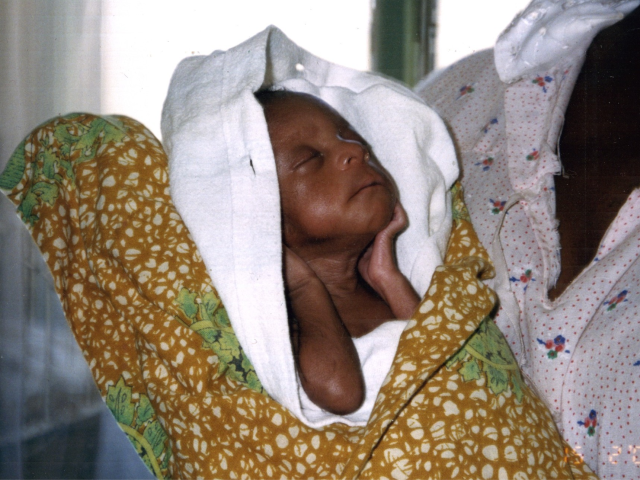
#> input picture images_original/H001.bmp, 640 x 480 px; its folder holds 4 pictures in this run
$ python preprocess_stimuli.py
#> lines starting #> are read from the running program, lines starting #| are printed output that depends on the picture
from PIL import Image
import os

input_folder = "images_original/"
output_folder = "images_resized/"

os.makedirs(output_folder, exist_ok=True)

for filename in os.listdir(input_folder):
    if filename.lower().endswith((".png", ".jpg", ".bmp")):
        img = Image.open(os.path.join(input_folder, filename))
#> img is the input picture: PIL image 640x480 RGB; mean R, G, B 143.7, 131.7, 120.9
        img_resized = img.resize((300, 200))  # h200，w300
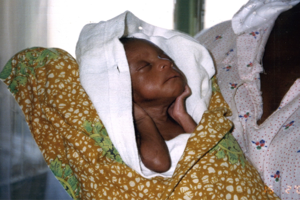
#> img_resized: PIL image 300x200 RGB; mean R, G, B 143.7, 131.7, 120.9
        new_filename = f"{filename}.jpg"
        img_resized.save(os.path.join(output_folder, new_filename))
        print(f"Resized: {new_filename}")
#> pass 2 of the loop `for filename in os.listdir(input_folder):`:
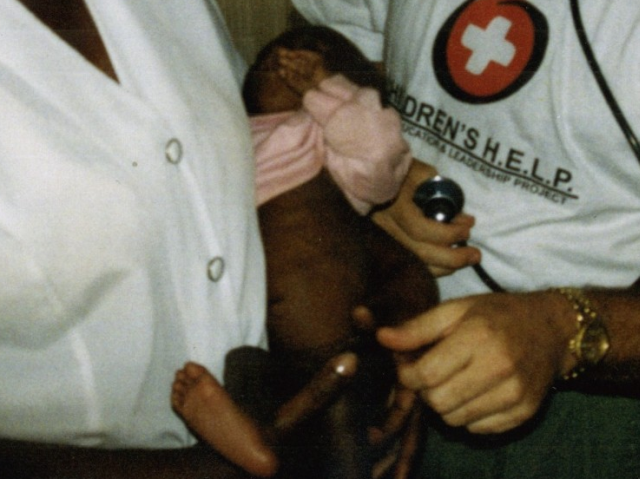
#> input picture images_original/H002.bmp, 640 x 479 px
#> img is the input picture: PIL image 640x479 RGB; mean R, G, B 117.1, 112.9, 101.1
#> `img_resized = img.resize((300, 200))`:
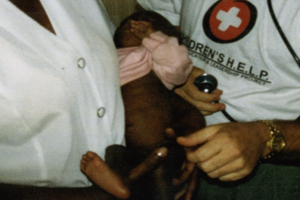
#> img_resized: PIL image 300x200 RGB; mean R, G, B 117.1, 112.9, 101.1
#> pass 3 of the loop `for filename in os.listdir(input_folder):`:
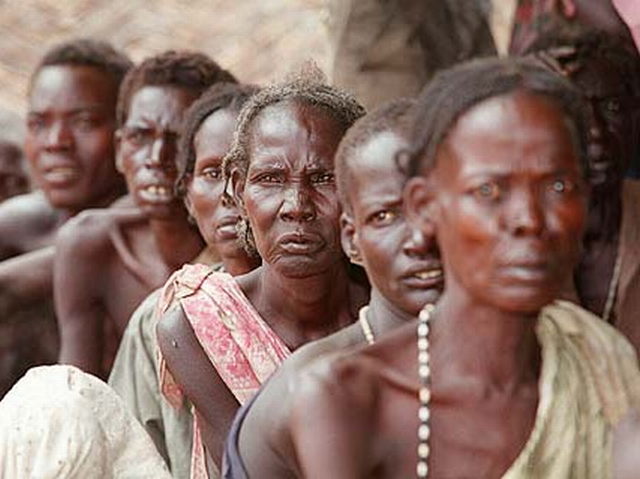
#> input picture images_original/H003.bmp, 640 x 479 px
#> img is the input picture: PIL image 640x479 RGB; mean R, G, B 138.1, 110.8, 101.9
#> `img_resized = img.resize((300, 200))`:
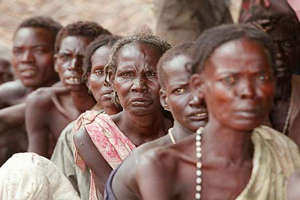
#> img_resized: PIL image 300x200 RGB; mean R, G, B 138.1, 110.8, 101.9
#> the loop made 4 passes; the first 3 are shown
